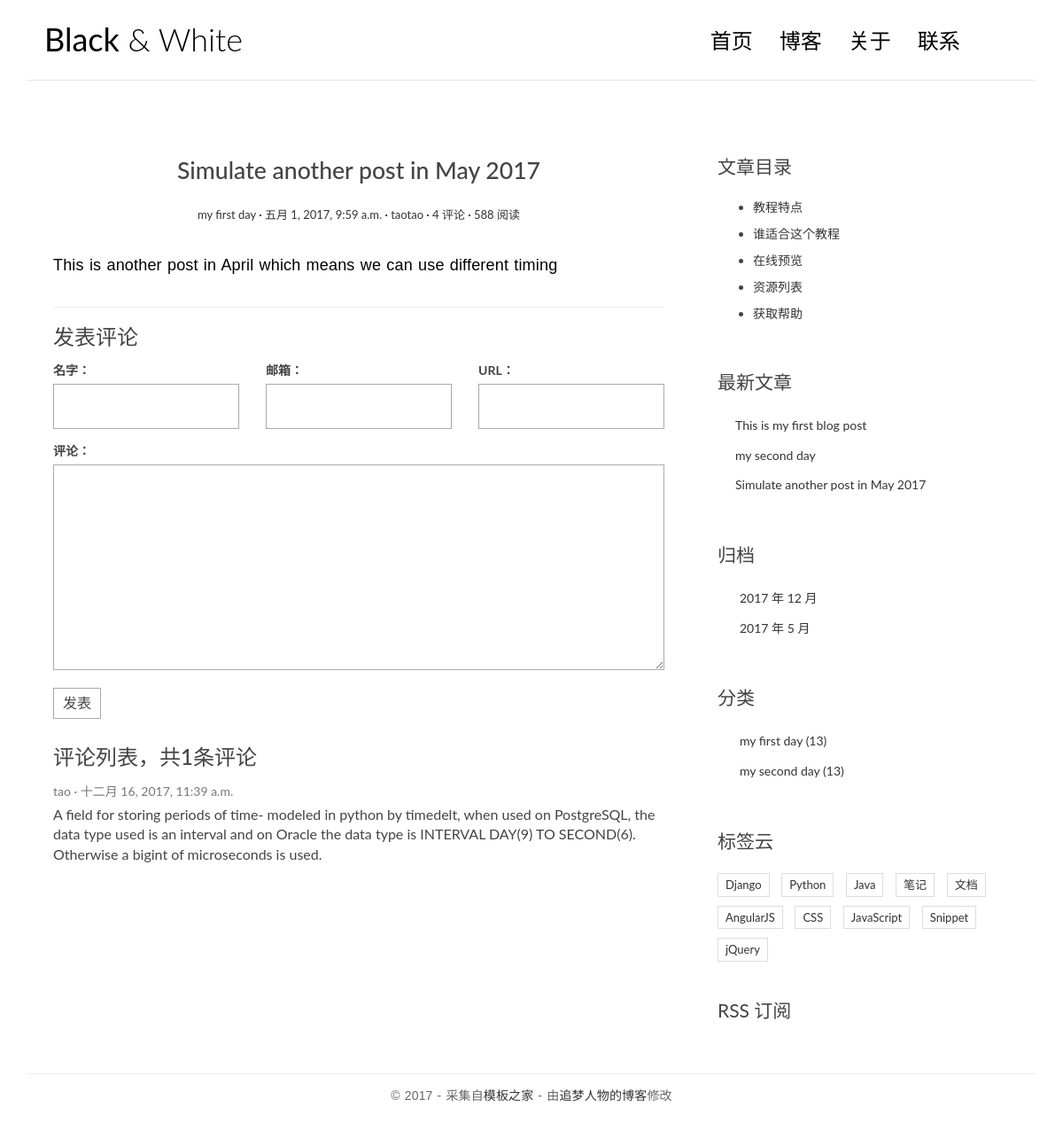
The app's page /post/2/ with its own data.
### blog/models.py (models this page shows, shortened)
class Post(models.Model):
    def get_absolute_url(self):
        return reverse('blog:detail', kwargs={'pk': self.pk})
    title = models.CharField(max_length=70)
    body = models.TextField()
    created_time = models.DateTimeField()
    modified_time = models.DateTimeField()
    excerpt = models.CharField(max_length=200, blank=True)
    category = models.ForeignKey(Category)
    tags = models.ManyToManyField(Tag, blank=True)
    author = models.ForeignKey(User)
    class Meta:
        ordering = ['-created_time']

class Category(models.Model):
    name = models.CharField(max_length=100)

### comments/models.py (models this page shows, shortened)
@python_2_unicode_compatible
class Comment(models.Model):
    name = models.CharField(max_length=100)
    email = models.EmailField(max_length=255)
    url = models.URLField(blank=True)
    text = models.TextField()
    created_time = models.DateTimeField(auto_now_add=True)
    post = models.ForeignKey('blog.Post')

### blog/views.py (the view)
# urls.py: url(r'^post/(?P<pk>[0-9]+)/$', views.detail, name='detail'),
def detail(request, pk):
    post = get_object_or_404(Post, pk=pk)
    post.body = markdown.markdown(post.body,
                                  extensions=[
                                      'markdown.extensions.extra',
                                      'markdown.extensions.codehilite',
                                      'markdown.extensions.toc',
                                  ])
    form = CommentForm()
    comment_list = post.comment_set.all()
    context = {'post': post,
               'form': form,
               'comment_list': comment_list
               }
    return render(request, 'blog/detail.html', context=context)

### comments/forms.py
class CommentForm(forms.ModelForm):
    class Meta:
        model = Comment
        fields = ['name', 'email', 'url', 'text']

### blog/templatetags/blog_tags.py (called while the page is built)
@register.simple_tag
def get_recent_posts(num=5):
    return Post.objects.all().order_by('-created_time')[:num]

@register.simple_tag
def archives():
    return Post.objects.dates('created_time', 'month', order='DESC')

@register.simple_tag
def get_categories():
    return Category.objects.all()

### templates/blog/detail.html (shortened to what this page needs)
 {% extends 'base.html' %}
{% block main %}
  <article class="post post-{{ post.pk }}">
  <header class="entry-header">
    <h1 class="entry-title">{{ post.title }}</h1>
    <div class="entry-meta">
      <span class="post-category"><a href="#">{{ post.category.name }}</a></span>
      <span class="post-date"><a href="#"><time class="entry-date"
                                                datetime="{{ post.created_time }}">{{ post.created_time }}</time></a></span>
      <span class="post-author"><a href="#">{{ post.author }}</a></span>
      <span class="comments-link"><a href="#">4 评论</a></span>
      <span class="views-count"><a href="#">588 阅读</a></span>
    </div>
  </header>
  <div class="entry-content clearfix">
    {{ post.body|safe }}
  </div>
</article>
                <section class="comment-area" id="comment-area">
                    <hr>
                    <h3>发表评论</h3>
<form action="{% url 'comments:post_comment' post.pk %}" method="post" class="comment-form">
  <div class="row">
    <div class="col-md-4">
      <label for="{{ form.name.id_for_label }}">名字：</label>
      {{ form.name }}
    </div>
    <div class="col-md-4">
      <label for="{{ form.email.id_for_label }}">邮箱：</label>
      {{ form.email }}
    </div>
    <div class="col-md-4">
      <label for="{{ form.url.id_for_label }}">URL：</label>
      {{ form.url }}
    </div>
    <div class="col-md-12">
      <label for="{{ form.text.id_for_label }}">评论：</label>
      {{ form.text }}
      <button type="submit" class="comment-btn">发表</button>
    </div>
  </div>
</form>
                    <div class="comment-list-panel">
                        <h3>评论列表，共<span>{{ post.comment_set.count }}</span>条评论</h3>
                <ul class="comment-list list-unstyled">
                  {% for comment in comment_list %}
                  <li class="comment-item">
                    <span class="nickname">{{ comment.name }}</span>
                    <time class="submit-date">{{ comment.created_time }}</time>
                    <div class="text">
                      {{ comment.text }}
                    </div>
                  </li>
                  {% empty %}
                  暂无评论
                  {% endfor %}
                </ul>
                    </div>
                </section>
                {% endblock main %}
                {% block toc %}
    <div class="widget widget-content">
        <h3 class="widget-title">文章目录</h3>
        <ul>
            <li>
                <a href="#">教程特点</a>
            </li>
            <li>
                <a href="#">谁适合这个教程</a>
            </li>
            <li>
                <a href="#">在线预览</a>
            </li>
            <li>
                <a href="#">资源列表</a>
            </li>
            <li>
                <a href="#">获取帮助</a>
            </li>
        </ul>
    </div>
{% endblock toc %}

### templates/base.html (shortened to what this page needs)
<!DOCTYPE html>
{%load staticfiles%}
{%load blog_tags%}
<!DOCTYPE html>
<html>
  <head>
      <link rel="stylesheet" href="http://code.ionicframework.com/ionicons/2.0.1/css/ionicons.min.css">
      <link rel="stylesheet" href="{% static 'blog/css/bootstrap.min.css' %}">
      <link rel="stylesheet" href="{% static 'blog/css/pace.css' %}">
      <link rel="stylesheet" href="{% static 'blog/css/custom.css' %}">
      <link rel="stylesheet" href="{% static 'blog/css/highlights/github.css' %}">
  </head>
<body>
<div class="container">
    <header id="site-header">
        <div class="row">
            <div class="col-md-4 col-sm-5 col-xs-8">
                <div class="logo">
                    <h1><a href="{% url 'blog:index' %}"><b>Black</b> &amp; White</a></h1>
                </div>
            </div>
            <div class="col-md-8 col-sm-7 col-xs-4">
                <nav class="main-nav" role="navigation">
                    <div class="collapse navbar-collapse" id="bs-example-navbar-collapse-1">
                        <ul class="nav navbar-nav navbar-right">
                            <li class="cl-effect-11"><a href="{% url 'blog:index' %}" data-hover="首页">首页</a></li>
                            <li class="cl-effect-11"><a href="full-width.html" data-hover="博客">博客</a></li>
                            <li class="cl-effect-11"><a href="about.html" data-hover="关于">关于</a></li>
                            <li class="cl-effect-11"><a href="contact.html" data-hover="联系">联系</a></li>
                        </ul>
                    </div>
                </nav>
            </div>
        </div>
    </header>
</div>
<div class="content-body">
    <div class="container">
        <div class="row">
           <main class="col-md-8">
            {% block main %}
            {% endblock main %}
        </main>
        <aside class="col-md-4">
                    {% block toc %}
                    {% endblock toc %}
                <div class="widget widget-recent-posts">
                    <h3 class="widget-title">最新文章</h3>
                      {% get_recent_posts as recent_post_list %}
                    <ul>
                    {% for post in recent_post_list %}
                        <li>
                           <a href="{{ post.get_absolute_url }}">{{ post.title }}</a>
                       </li>
                        {% empty %}
                        暂无文章！
                        {% endfor %}
                      </ul>
                    </div>
                <div class="widget widget-archives">
                  <h3 class="widget-title">归档</h3>
                  {% archives as date_list %}
                  <ul>
                    {% for date in date_list %}
                    <li>
                      <a href="{% url 'blog:archives' date.year date.month %}">{{ date.year }} 年 {{ date.month }} 月</a>
                    </li>
                    {% empty %}
                    暂无归档！
                    {% endfor %}
                  </ul>
                </div>
                <div class="widget widget-category">
                      <h3 class="widget-title">分类</h3>
                      {% get_categories as category_list %}
                      <ul>
                        {% for category in category_list %}
                        <li>
                          <a href="{% url 'blog:category' category.pk %}">{{ category.name }} <span class="post-count">(13)</span></a>
                        </li>
                        {% empty %}
                        暂无分类！
                        {% endfor %}
                      </ul>
                    </div>
                <div class="widget widget-tag-cloud">
                    <h3 class="widget-title">标签云</h3>
                    <ul>
                        <li>
                            <a href="#">Django</a>
                        </li>
                        <li>
                            <a href="#">Python</a>
                        </li>
                        <li>
                            <a href="#">Java</a>
                        </li>
                        <li>
                            <a href="#">笔记</a>
                        </li>
                        <li>
                            <a href="#">文档</a>
                        </li>
                        <li>
                            <a href="#">AngularJS</a>
                        </li>
                        <li>
                            <a href="#">CSS</a>
                        </li>
                        <li>
                            <a href="#">JavaScript</a>
                        </li>
                        <li>
                            <a href="#">Snippet</a>
                        </li>
                        <li>
                            <a href="#">jQuery</a>
                        </li>
                    </ul>
                </div>
                <div class="rss">
                    <a href=""> RSS 订阅</a>
                </div>
            </aside>
        </div>
    </div>
</div>
<footer id="site-footer">
    <div class="container">
        <div class="row">
            <div class="col-md-12">
                <p class="copyright">&copy 2017 - 采集自<a href="http://www.cssmoban.com/"
                                                        target="_blank" title="模板之家">模板之家</a>
                    - 由<a href="http://zmrenwu.com/" title="网页模板" target="_blank">追梦人物的博客</a>修改
                </p>
            </div>
        </div>
    </div>
</footer>
</body>
</html>

### blog/static/blog/css/custom.css (style rules this page uses)
* { outline: none; }
h1, h2, h3, h4, h5, h6 { margin-top: 0; }
b { font-weight: 400; }
a { color: #333; }
body { color: #444; font-family: 'Lato', sans-serif; }
p { font-family: 'Ubuntu', sans-serif; font-weight: 400; word-spacing: 1px; letter-spacing: 0.01em; }
#site-header { background-color: #FFF; padding: 25px 20px; margin-bottom: 40px; border-bottom: 1px solid #e7e7e7; }
.logo h1 a { color: #000; }
.logo h1 { margin: 0; font-family: 'Lato', sans-serif; font-weight: 300; }
.main-nav { margin-top: 11px; max-width: 95%; }
.main-nav a { color: #000000 !important; padding: 0 0 5px 0 !important; margin-right: 30px; font-family: 'Lato', sans-serif; font-weight: 300; font-size: 24px; }
.cl-effect-11 a { padding: 10px 0; color: #0972b4; text-shadow: none; }
.cl-effect-11 a::before { position: absolute; top: 0; left: 0; overflow: hidden; padding: 0 0 5px 0 !important; max-width: 0; border-bottom: 1px solid #000; color: #000; content: attr(data-hover); white-space: nowrap; -webkit-transition: max-width 0.5s; -moz-transition: max-width 0.5s; transition: max-width 0.5s; }
.content-body { padding-bottom: 4em; }
.post { background: #fff; padding: 30px 30px 0; }
.entry-title { text-align: center; font-size: 1.9em; margin-bottom: 20px; line-height: 1.6; padding: 10px 20px 0; }
.entry-meta { text-align: center; color: #DDDDDD; font-size: 13px; margin-bottom: 30px; }
.entry-content { font-size: 18px; line-height: 1.9; font-weight: 300; color: #000; }
.post-category::after, .post-date::after, .post-author::after, .comments-link::after { content: ' ·'; color: #000; }
.widget { background: #fff; padding: 30px 0 0; }
.widget-title { font-size: 1.5em; margin-bottom: 20px; line-height: 1.6; padding: 10px 0 0; font-weight: 400; }
.widget-recent-posts ul { padding: 0; margin: 0; padding-left: 20px; }
.widget-recent-posts ul li { list-style-type: none; position: relative; line-height: 170%; margin-bottom: 10px; }
.widget-recent-posts ul li::before { content: '\f3d3'; font-family: "Ionicons"; position: absolute; left: -17px; top: 3px; font-size: 16px; color: #000; }
.widget-archives ul { padding: 0; margin: 0; padding-left: 25px; }
.widget-archives ul li { list-style-type: none; position: relative; line-height: 170%; margin-bottom: 10px; }
.widget-archives ul li::before { content: '\f3f3'; font-family: "Ionicons"; position: absolute; left: -25px; top: 1px; font-size: 16px; color: #000; }
.widget-category ul { padding: 0; margin: 0; padding-left: 25px; }
.widget-category ul li { list-style-type: none; position: relative; line-height: 170%; margin-bottom: 10px; }
.widget-category ul li::before { content: '\f3fe'; font-family: "Ionicons"; position: absolute; left: -25px; top: 1px; font-size: 18px; color: #000; }
.widget-tag-cloud ul { padding: 0; margin: 0; margin-right: -10px; }
.widget-tag-cloud ul li { list-style-type: none; font-size: 13px; display: inline-block; margin-right: 10px; margin-bottom: 10px; padding: 3px 8px; border: 1px solid #ddd; }
.widget-content ul li { margin-bottom: 10px; }
.rss { font-size: 21px; margin-top: 30px; }
.rss a { color: #444; }
#site-footer { padding-top: 10px; padding: 0 0 1.5em 0; }
.copyright { text-align: center; padding-top: 1em; margin: 0; border-top: 1px solid #eee; color: #666; }
.contact-form input, .comment-form input { border: 1px solid #aaa; margin-bottom: 15px; width: 100%; padding: 15px 15px; font-size: 16px; line-height: 100%; transition: 0.4s border-color linear; }
.contact-form textarea, .comment-form textarea { border: 1px solid #aaa; margin-bottom: 15px; width: 100%; padding: 15px 15px; font-size: 16px; line-height: 20px !important; min-height: 183px; transition: 0.4s border-color linear; }
.comment-area { padding: 0 30px 0; }
.comment-form { margin-top: 15px; }
.comment-form .comment-btn { background-color: #fff; border: 1px solid #aaa; font-size: 16px; padding: 5px 10px; }
.comment-list-panel { margin-top: 30px; }
.comment-list { margin-top: 15px; }
.comment-item .nickname, .comment-item .submit-date { color: #777; font-size: 14px; }
.comment-item .nickname:after { content: ' ·'; }
.comment-item .text { padding-top: 5px; font-size: 16px; }

### records on screen
Post: title "Simulate another post in May 2017", category.name "my first day", created_time "五月 1, 2017, 9:59 a.m.", author "taotao", body "This is another post in April which means we can use different timing", comment_set.count "1"
Comment: name "tao", created_time "十二月 16, 2017, 11:39 a.m.", text "A field for storing periods of time- modeled in python by timedelt, when used on PostgreSQL, the data type used is an interval and on Oracle the data type is INTERVAL DAY(9) TO SECOND(6). Otherwise a bigint of microseconds is used."
Post: title "This is my first blog post"
Post: title "my second day"
Category: name "my first day"
Category: name "my second day"

### other values on screen
{{ date.year }} "2017" "2017"
{{ date.month }} "12" "5"
